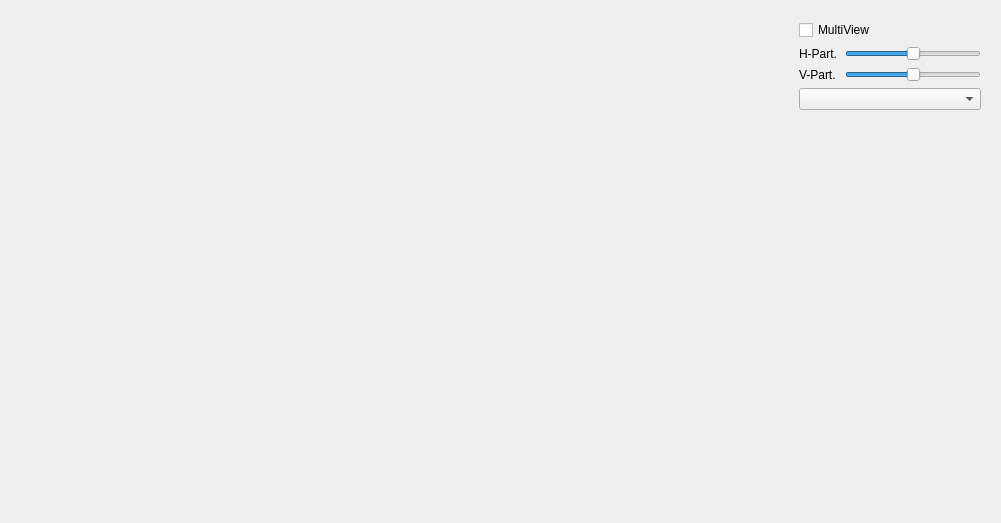
<?xml version="1.0" encoding="UTF-8"?>
<ui version="4.0">
 <class>HalfEdgeAppMainWindow</class>
 <widget class="QWidget" name="HalfEdgeAppMainWindow">
  <property name="geometry">
   <rect>
    <x>0</x>
    <y>0</y>
    <width>1001</width>
    <height>523</height>
   </rect>
  </property>
  <property name="windowTitle">
   <string>Form</string>
  </property>
  <layout class="QHBoxLayout" name="horizontalLayout">
   <item>
    <widget class="QPaintTarget" name="m_RenderWidget" native="true"/>
   </item>
   <item>
    <widget class="QWidget" name="widget_3" native="true">
     <property name="minimumSize">
      <size>
       <width>200</width>
       <height>0</height>
      </size>
     </property>
     <property name="maximumSize">
      <size>
       <width>200</width>
       <height>16777215</height>
      </size>
     </property>
     <layout class="QVBoxLayout" name="verticalLayout">
      <property name="leftMargin">
       <number>9</number>
      </property>
      <property name="topMargin">
       <number>9</number>
      </property>
      <property name="rightMargin">
       <number>9</number>
      </property>
      <property name="bottomMargin">
       <number>9</number>
      </property>
      <item>
       <widget class="QCheckBox" name="m_CbMultiView">
        <property name="text">
         <string>MultiView</string>
        </property>
       </widget>
      </item>
      <item>
       <widget class="QWidget" name="widget" native="true">
        <layout class="QHBoxLayout" name="horizontalLayout_2">
         <property name="leftMargin">
          <number>0</number>
         </property>
         <property name="topMargin">
          <number>0</number>
         </property>
         <property name="rightMargin">
          <number>0</number>
         </property>
         <property name="bottomMargin">
          <number>0</number>
         </property>
         <item>
          <widget class="QLabel" name="label">
           <property name="minimumSize">
            <size>
             <width>40</width>
             <height>0</height>
            </size>
           </property>
           <property name="text">
            <string>H-Part.</string>
           </property>
          </widget>
         </item>
         <item>
          <widget class="QSlider" name="m_SldHPart">
           <property name="minimum">
            <number>10</number>
           </property>
           <property name="maximum">
            <number>90</number>
           </property>
           <property name="sliderPosition">
            <number>50</number>
           </property>
           <property name="orientation">
            <enum>Qt::Horizontal</enum>
           </property>
          </widget>
         </item>
        </layout>
       </widget>
      </item>
      <item>
       <widget class="QWidget" name="widget_2" native="true">
        <layout class="QHBoxLayout" name="horizontalLayout_3">
         <property name="leftMargin">
          <number>0</number>
         </property>
         <property name="topMargin">
          <number>0</number>
         </property>
         <property name="rightMargin">
          <number>0</number>
         </property>
         <property name="bottomMargin">
          <number>0</number>
         </property>
         <item>
          <widget class="QLabel" name="label_2">
           <property name="minimumSize">
            <size>
             <width>40</width>
             <height>0</height>
            </size>
           </property>
           <property name="text">
            <string>V-Part.</string>
           </property>
          </widget>
         </item>
         <item>
          <widget class="QSlider" name="m_SldVPart">
           <property name="minimum">
            <number>10</number>
           </property>
           <property name="maximum">
            <number>90</number>
           </property>
           <property name="sliderPosition">
            <number>50</number>
           </property>
           <property name="orientation">
            <enum>Qt::Horizontal</enum>
           </property>
          </widget>
         </item>
        </layout>
       </widget>
      </item>
      <item>
       <widget class="QComboBox" name="m_CbMeshSelector"/>
      </item>
      <item>
       <spacer name="verticalSpacer">
        <property name="orientation">
         <enum>Qt::Vertical</enum>
        </property>
        <property name="sizeHint" stdset="0">
         <size>
          <width>20</width>
          <height>40</height>
         </size>
        </property>
       </spacer>
      </item>
     </layout>
    </widget>
   </item>
  </layout>
 </widget>
 <customwidgets>
  <customwidget>
   <class>QPaintTarget</class>
   <extends>QWidget</extends>
   <header>HalfEdge2D/Rendering/QPaintTarget.h</header>
   <container>1</container>
  </customwidget>
 </customwidgets>
 <resources/>
 <connections/>
</ui>
